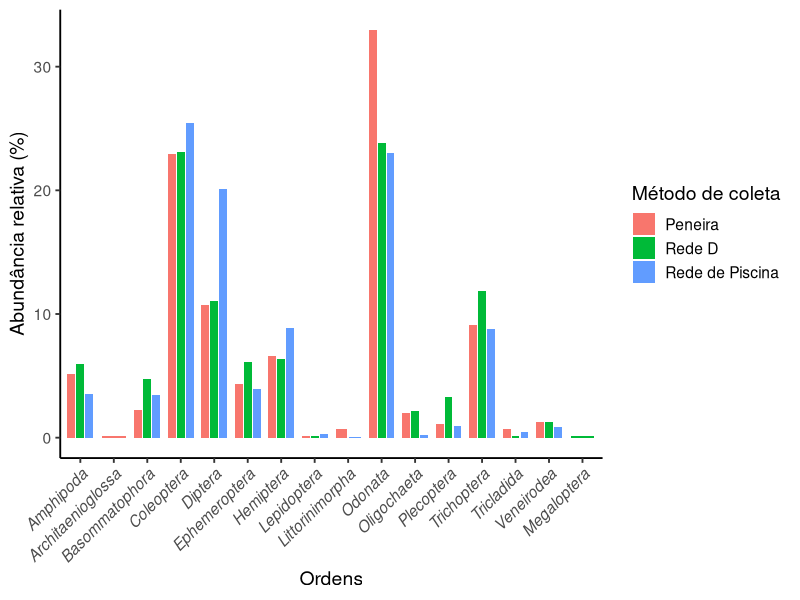

Recreate this plot in R. (Note: this script raises an error after producing the figure.)
# Resumo da base de dados. 
# Quantos insetos foram coletados? 
# Quantos táxons? Em cada Classe, Em cada ordem
# Quais táxons mais e menos representativos? 

############################### Ambiente #######################################
library(tidyverse)
# setwd("C:/Users/Giovana/Desktop/mestrado_giovana/")


# Pasta de tabelas
pasta_tabelas <- "tabelas/dados_descritivos/"
if (!dir.exists(pasta_tabelas)) {
  dir.create(pasta_tabelas, recursive = TRUE)
}

############################## Configurações ###################################
rios <- c("rio_bebedouro", "rio_da_barra", "rio_mutuca")
amostras_descartadas <- c("RiodaBarra-P1")
metodos <- c("Manual")

library(forcats)



############################## Processamento ###################################

df_cru <- read_csv("dados/processado/imaturos_piata_limpo.csv")

df <- df_cru %>%
  filter(rio %in% rios) %>%
  filter(!locality_name %in% amostras_descartadas) %>%
  filter(!method %in% metodos)


# Geral -----------------------------
n_distinct(df$class)
unique(df$class)

n_distinct(df$order)
unique(df$order)

n_distinct(df$family)
unique(df$family)

# Classes --------------------------

sumario_classes <- df %>% 
  group_by(class) %>%
  summarise(
    abundancia_classe = sum(abundance), 
    riqueza_ordens = n_distinct(order),
    riqueza_familias = n_distinct(family)
    ) %>%
  ungroup() %>%
  mutate(abundancia_total = sum(abundancia_classe)) %>%
  mutate(abundancia_relativa = abundancia_classe / abundancia_total)

write_csv(
  sumario_classes,
  file.path(pasta_tabelas, "sumario_classes.csv")
)

# abundancia por ordem ---------------------------------------------------------
sumario_ordens <- df %>% 
  group_by(order) %>%
  mutate(

    # Total de organismos coletados de cada ordem na bacia
    abundancia_ordem_total_bacia = sum(abundance),

    # total de familias coletadas de cada ordem na bacia
    riqueza_familias_total_bacia = n_distinct(family)
  ) %>%
  group_by(method) %>%
  mutate(
    abundancia_de_organismos_coletados_na_rede = sum(abundance)
  ) %>%
  group_by(method, order) %>%
  mutate(

    # Total de organismos coletados de cada ordem em cada rede
    abundancia_ordem_na_rede = sum(abundance),

    # Proporção de organimos coletados de cada ordem para o total daquela ordem
    # coletada na rede (Dominância da ordem na rede)
    abundancia_relativa_ordem_na_rede =
      (abundancia_ordem_na_rede
      / abundancia_de_organismos_coletados_na_rede) * 100,

    # Proporção de organismos coletados de cada ordem em cada rede para o total
    # daquela ordem coletada na bacia (Dominância da rede para a ordem)
    indice_de_captura_da_rede =
      (abundancia_ordem_na_rede / abundancia_ordem_total_bacia) * 100,

    riqueza_familias_na_rede = n_distinct(family)
  ) %>%
  select(
    method,
    order,
    family,
    abundancia_ordem_total_bacia,
    riqueza_familias_total_bacia,
    abundancia_de_organismos_coletados_na_rede,
    abundancia_ordem_na_rede,
    abundancia_relativa_ordem_na_rede,
    indice_de_captura_da_rede,
    riqueza_familias_na_rede
  ) 





write.csv(
  sumario_ordens,
  file.path(pasta_tabelas, "sumario_ordens_redes.csv")
)


sumario_ordens <- sumario_ordens %>%
  mutate(
    order = recode(order,
                   "Desc. O. Classe Oligochaeta" = "Oligochaeta"),
    
    method = recode(method,
                    "Sieve" = "Peneira",
                    "Pool Net" = "Rede de Piscina",
                    "D Net" = "Rede D")
  )



sumario_ordens <- sumario_ordens %>%
  mutate(
    order = fct_reorder(order, abundancia_relativa_ordem_na_rede, .fun = mean)
  )


grafico_ordens <-
  ggplot(
    sumario_ordens,
    aes(
      x = order,
      y = abundancia_relativa_ordem_na_rede,
      fill = method
    )
  ) +

  geom_col(
    position = position_dodge(width = 0.8),
           width = 0.7) +

  #scale_y_continuous(
    #limits = c(0, 15),
    #breaks = seq(0, 15, 5),
    #expand = c(0, 0)
  #) +

  labs(
    x = "Ordens",
    y = "Abundância relativa (%)",
    fill = "Método de coleta"
  ) +

  theme_classic(base_size = 14) +

  theme(
    axis.text.x = element_text(
      angle = 45,
      hjust = 1,
      face = "italic"
    ),
    legend.position = "right"
  )

dev.off()
write_csv(
  sumario_ordens,
  file.path(pasta_tabelas, "sumario_ordens_redes.csv")
)

#abundancia por familia  -----------------------------------------------------
sumario_familia <- df %>% 
  group_by(family) %>%
  mutate(

    # Total de organismos coletados de cada ordem na bacia
    abundancia_familia_total_bacia = sum(abundance),

    # total de familias coletadas de cada ordem na bacia
    riqueza_familias_total_bacia = n_distinct(family)
  ) %>%
  group_by(method) %>%
  mutate(
    abundancia_de_organismos_coletados_na_rede = sum(abundance)
  ) %>%
  group_by(method, family) %>%
  mutate(

    # Total de organismos coletados de cada ordem em cada rede
    abundancia_familia_na_rede = sum(abundance),

    # Proporção de organimos coletados de cada ordem para o total daquela ordem
    # coletada na rede (Dominância da ordem na rede)
    abundancia_relativa_familia_na_rede =
      (abundancia_familia_na_rede
      / abundancia_de_organismos_coletados_na_rede) * 100,

    # Proporção de organismos coletados de cada ordem em cada rede para o total
    # daquela ordem coletada na bacia (Dominância da rede para a ordem)
    indice_de_captura_da_rede =
      (abundancia_familia_na_rede / abundancia_familia_total_bacia) * 100,

    riqueza_familias_na_rede = n_distinct(family)
  ) %>%
  select(
    method,
    order,
    family,
    abundancia_familia_total_bacia,
    riqueza_familias_total_bacia,
    abundancia_de_organismos_coletados_na_rede,
    abundancia_familia_na_rede,
    abundancia_relativa_familia_na_rede,
    indice_de_captura_da_rede,
    riqueza_familias_na_rede
  ) 





write.csv(
  sumario_familia,
  file.path(pasta_tabelas, "sumario_familias_redes.csv")
)


sumario_ordens <- sumario_ordens %>%
  mutate(
    order = recode(order,
                   "Desc. O. Classe Oligochaeta" = "Oligochaeta"),
    
    method = recode(method,
                    "Sieve" = "Peneira",
                    "Pool Net" = "Rede de Piscina",
                    "D Net" = "Rede D")
  )



sumario_ordens <- sumario_ordens %>%
  mutate(
    order = fct_reorder(order, abundancia_relativa_ordem_na_rede, .fun = mean)
  )


grafico_ordens <-
  ggplot(
    sumario_ordens,
    aes(
      x = order,
      y = abundancia_relativa_ordem_na_rede,
      fill = method
    )
  ) +

  geom_col(
    position = position_dodge(width = 0.8),
           width = 0.7) +

  #scale_y_continuous(
    #limits = c(0, 15),
    #breaks = seq(0, 15, 5),
    #expand = c(0, 0)
  #) +

  labs(
    x = "Ordens",
    y = "Abundância relativa (%)",
    fill = "Método de coleta"
  ) +

  theme_classic(base_size = 14) +

  theme(
    axis.text.x = element_text(
      angle = 45,
      hjust = 1,
      face = "italic"
    ),
    legend.position = "right"
  )

dev.off()
write_csv(
  sumario_ordens,
  file.path(pasta_tabelas, "sumario_ordens_redes.csv")
)
